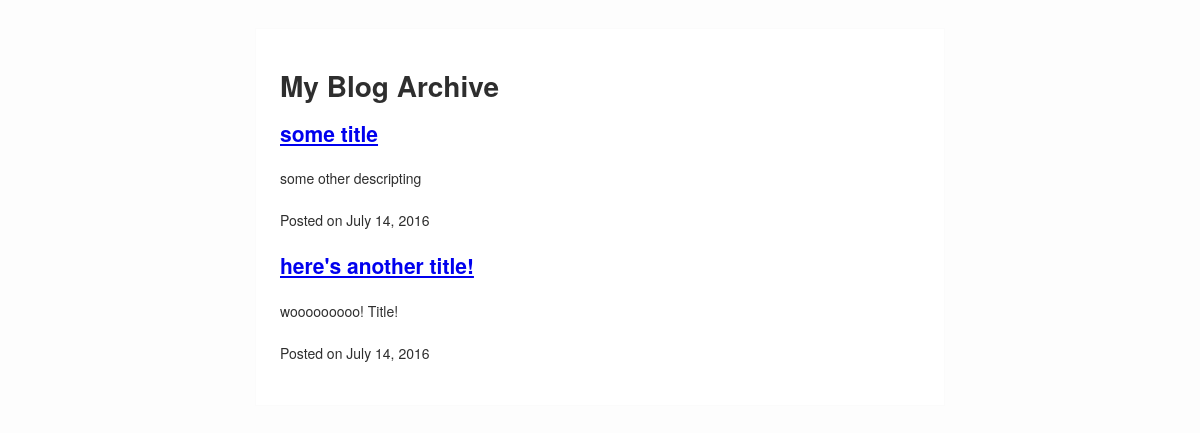
The page / on the database its author committed.
### blogsite/models.py (models this page shows)
class Post(models.Model):
	title = models.CharField(max_length=255)
	slug = models.SlugField(unique=True, max_length=255)
	description = models.CharField(max_length=255)
	content = models.TextField()
	published = models.BooleanField(default=True)
	created = models.DateTimeField(auto_now_add=True)

### blogsite/views.py (the view)
# urls.py: url(r'^$', 'blogsite.views.index'),
def index(request):
	posts = Post.objects.filter(published=True)
	return render(request, 'blogsite/index.html', {'posts': posts})

### blogsite/templates/blogsite/index.html (shortened to what this page needs)
{% extends 'base.html' %}
{% block content %}
<h1> My Blog Archive </h1>
{% for post in posts %}
<div class="post">
<h2>
<a href="/{{post.slug}}">
{{post.title}}
</a>
</h2>
<p>{{post.description}}</p>
<p>
Posted on
<time datetime="{{post.created|date:"c"}}">
{{post.created|date}}
</time>
</p>
</div>
{% endfor %}
{% endblock %}

### blogsite/templates/base.html (shortened to what this page needs)
<!DOCTYPE html>
<html>
<head>
</head>
<body>
<div class="content">
{% block content %}
{% endblock %}
</div>
</body>
</html>

### blogsite/templates/base.html (style rules this page uses)
body { background-color: #fdfdfd; color: #2e2e2e; margin: 0; padding: 0; font-size: 14px; line-height: 28px; font-family: 'Helvetica Neue', Helvetica, Arial, sans-serif; }
div.content { border: 1px solid #fbfbfb; background-color: #fff; max-width: 640px; width: 96%; padding: 2%; margin: 28px auto; }

### rows shown on the page
Post: title "some title", description "some other descripting", created "July 14, 2016"
Post: title "here's another title!", description "wooooooooo! Title!", created "July 14, 2016"
